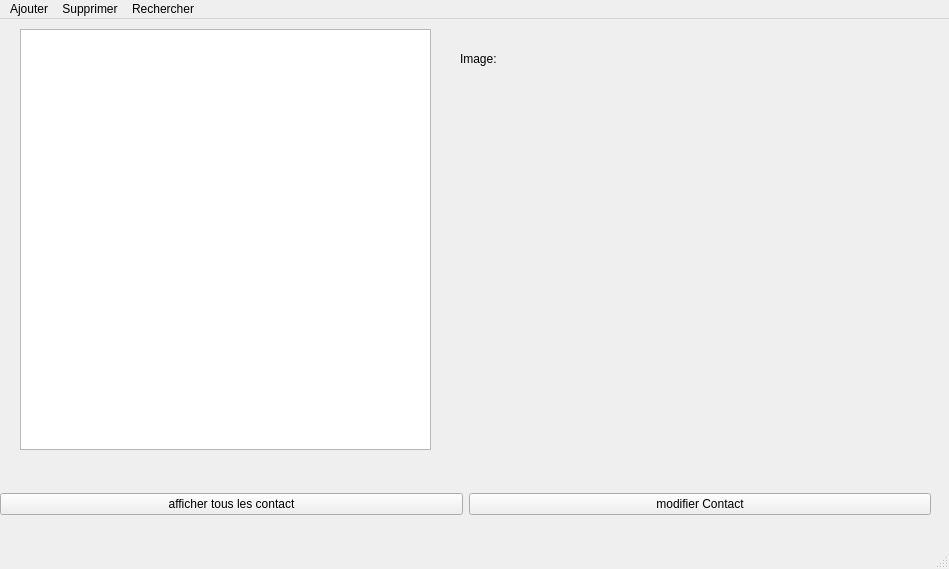
<?xml version="1.0" encoding="UTF-8"?>
<ui version="4.0">
 <class>MainW</class>
 <widget class="QMainWindow" name="MainW">
  <property name="geometry">
   <rect>
    <x>0</x>
    <y>0</y>
    <width>949</width>
    <height>569</height>
   </rect>
  </property>
  <property name="windowTitle">
   <string>MainWindow</string>
  </property>
  <widget class="QWidget" name="centralwidget">
   <widget class="QWidget" name="horizontalLayoutWidget">
    <property name="geometry">
     <rect>
      <x>0</x>
      <y>460</y>
      <width>931</width>
      <height>51</height>
     </rect>
    </property>
    <layout class="QHBoxLayout" name="horizontalLayout">
     <item>
      <widget class="QPushButton" name="afficherall">
       <property name="text">
        <string>afficher tous les contact</string>
       </property>
      </widget>
     </item>
     <item>
      <widget class="QPushButton" name="pushButton">
       <property name="text">
        <string>modifier Contact</string>
       </property>
      </widget>
     </item>
    </layout>
   </widget>
   <widget class="QTextEdit" name="Affichage">
    <property name="geometry">
     <rect>
      <x>20</x>
      <y>10</y>
      <width>411</width>
      <height>421</height>
     </rect>
    </property>
   </widget>
   <widget class="QLabel" name="AffichImage">
    <property name="geometry">
     <rect>
      <x>480</x>
      <y>60</y>
      <width>281</width>
      <height>271</height>
     </rect>
    </property>
    <property name="text">
     <string/>
    </property>
   </widget>
   <widget class="QLabel" name="label">
    <property name="geometry">
     <rect>
      <x>460</x>
      <y>30</y>
      <width>63</width>
      <height>20</height>
     </rect>
    </property>
    <property name="text">
     <string>Image:</string>
    </property>
   </widget>
  </widget>
  <widget class="QMenuBar" name="menubar">
   <property name="geometry">
    <rect>
     <x>0</x>
     <y>0</y>
     <width>949</width>
     <height>32</height>
    </rect>
   </property>
   <widget class="QMenu" name="menuAjouter">
    <property name="title">
     <string>Ajouter</string>
    </property>
    <addaction name="actionContact"/>
    <addaction name="actionInteraction"/>
    <addaction name="actionTodo"/>
   </widget>
   <widget class="QMenu" name="menuSupprimer">
    <property name="title">
     <string>Supprimer</string>
    </property>
    <addaction name="actionPar_Nom"/>
    <addaction name="actionPar_Entreprise"/>
    <addaction name="actionPar_Date_de_Cr_ation"/>
   </widget>
   <widget class="QMenu" name="menuRechercher">
    <property name="title">
     <string>Rechercher</string>
    </property>
    <addaction name="actionNom"/>
    <addaction name="actionEntreprise"/>
    <addaction name="actionDate"/>
    <addaction name="actionIntervalle"/>
    <addaction name="actionInteraction_par_Nom_Contact"/>
    <addaction name="actionInteraction_entre_deux_dates"/>
    <addaction name="actionTodo_par_date"/>
   </widget>
   <addaction name="menuAjouter"/>
   <addaction name="menuSupprimer"/>
   <addaction name="menuRechercher"/>
  </widget>
  <widget class="QStatusBar" name="statusbar"/>
  <action name="actionContact">
   <property name="text">
    <string>Contact</string>
   </property>
  </action>
  <action name="actionInteraction">
   <property name="text">
    <string>Interaction</string>
   </property>
  </action>
  <action name="actionTodo">
   <property name="text">
    <string>Todo</string>
   </property>
  </action>
  <action name="actionPar_Nom">
   <property name="text">
    <string>Par Nom</string>
   </property>
  </action>
  <action name="actionPar_Entreprise">
   <property name="text">
    <string>Par Entreprise</string>
   </property>
  </action>
  <action name="actionPar_Date_de_Cr_ation">
   <property name="text">
    <string>Par Date de Création</string>
   </property>
  </action>
  <action name="actionNom">
   <property name="text">
    <string>Contact Par Nom</string>
   </property>
  </action>
  <action name="actionEntreprise">
   <property name="text">
    <string>Contact par Entreprise</string>
   </property>
  </action>
  <action name="actionDate">
   <property name="text">
    <string>Contact parDate</string>
   </property>
  </action>
  <action name="actionIntervalle">
   <property name="text">
    <string>Conatct parIntervalle</string>
   </property>
  </action>
  <action name="actionInteraction_par_Nom_Contact">
   <property name="text">
    <string>Interaction par Nom Contact</string>
   </property>
  </action>
  <action name="actionInteraction_entre_deux_dates">
   <property name="text">
    <string>Interaction entre deux dates</string>
   </property>
  </action>
  <action name="actionTodo_par_date">
   <property name="text">
    <string>Todo par date</string>
   </property>
  </action>
 </widget>
 <resources/>
 <connections/>
</ui>
